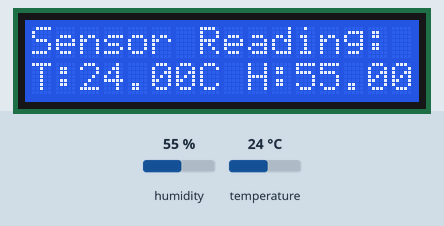
This sketch was run on a simulated ESP8266 (NodeMCU). Shown: 16×2 character LCD. The inputs (shaded band) are chosen by the test bench; at power-on: humidity 55 %, temperature 24 °C.

Above: at 2.7 s.
2.8 s: humidity set to 22 %
At 5.4 s:
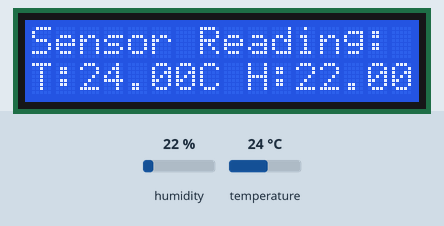
5.8 s: temperature set to 12 °C
At 6.7 s:
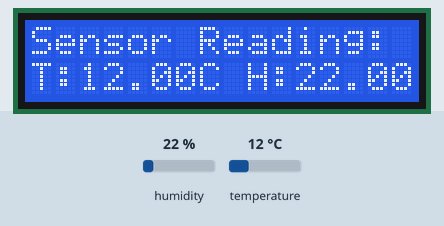
8.8 s: humidity set to 40 %
At 11.3 s:
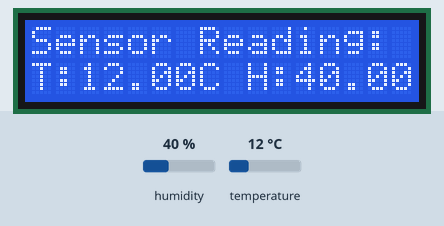
11.8 s: temperature set to 19 °C
At 13.7 s:
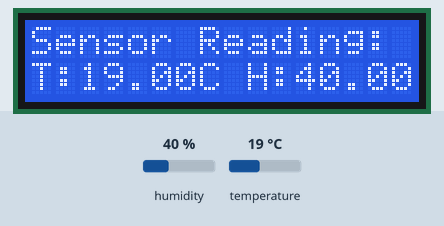
Timing chart, 0 to 15.2 s (numbered marks = the images above; inputs shaded):
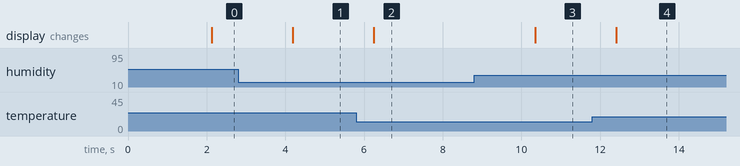

Measured:
- after the input at 2.8 s, the display: changes after 1.4 s (image 1)
- after the input at 5.8 s, the display: changes after 0.44 s (image 2)
- after the input at 8.8 s, the display: changes after 1.6 s (image 3)
- after the input at 11.8 s, the display: changes after 0.61 s (image 4)

The sketch:

sketch_oct11a.ino
```cpp
#include <LiquidCrystal_I2C.h>
#include <DHT.h>

// --- Sensor Setup ---
#define DHTPIN D4
#define DHTTYPE DHT11
DHT dht(DHTPIN, DHTTYPE);

// --- LCD Setup ---
// Set the LCD address to 0x27 for a 16 chars and 2 line display
LiquidCrystal_I2C lcd(0x27, 16, 2);

void setup() {
  // Initialize the LCD
  lcd.init();
  lcd.backlight();
  lcd.setCursor(0, 0);
  lcd.print("Sensor Reading:");

  // Start the DHT sensor
  dht.begin();
}

void loop() {
  // Wait a couple of seconds
  delay(2000);

  // Read temperature and humidity
  float h = dht.readHumidity();
  float t = dht.readTemperature();

  // Check if reads failed
  if (isnan(h) || isnan(t)) {
    lcd.setCursor(0, 1);
    lcd.print("Read Error");
    return;
  }

  // Clear the second line for the new data
  lcd.setCursor(0, 1);
  lcd.print("                "); // Clear the line

  // Display Temperature
  lcd.setCursor(0, 1);
  lcd.print("T:");
  lcd.print(t);
  lcd.print("C");

  // Display Humidity
  lcd.setCursor(9, 1);
  lcd.print("H:");
  lcd.print(h);
  lcd.print("%");
}
```
